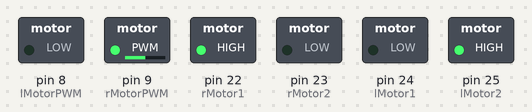
Bench run of a sketch on a simulated Arduino Mega 2560, built with avr-gcc and run on an emulated ATmega2560. Parts: switched loads named in the sketch (green lamp = pin HIGH).

Above: at 0.1 s.
Timing chart, 0 to 1.6 s (numbered marks = the images above):
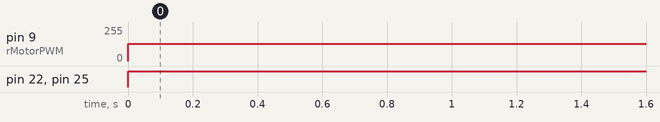

The sketch:

test_motor.ino
```cpp
#define lMotor1 24
#define lMotor2 25
#define lMotorPWM 8

#define rMotor1 22
#define rMotor2 23
#define rMotorPWM 9
 int pwm = 70;
 int change = 5;
void setup() {
  // put your setup code here, to run once:
  pinMode(rMotor1, OUTPUT);
  pinMode(rMotor2, OUTPUT);
  pinMode(rMotorPWM, OUTPUT);

  pinMode(lMotor1, OUTPUT);
  pinMode(lMotor2, OUTPUT);
  pinMode(lMotorPWM, OUTPUT);

}

void loop() {
  // put your main code here, to run repeatedly:
//  if(pwm < 70 || pwm > 240){
//    change = -change;
//  }
//  pwm += change;
  digitalWrite(lMotor1, LOW);
  digitalWrite(lMotor2, HIGH);
  digitalWrite(rMotor1, HIGH);
  digitalWrite(rMotor2, LOW);
  analogWrite(lMotorPWM, 0);
  analogWrite(rMotorPWM, 128);
  delay(1000);

}
```

Measured:
- by itself, pin 9 (rMotorPWM): 0/255 → 128/255 at 0.00 s
- by itself, pin 22 (rMotor1), pin 25 (lMotor2): LOW → HIGH at 0.00 s
